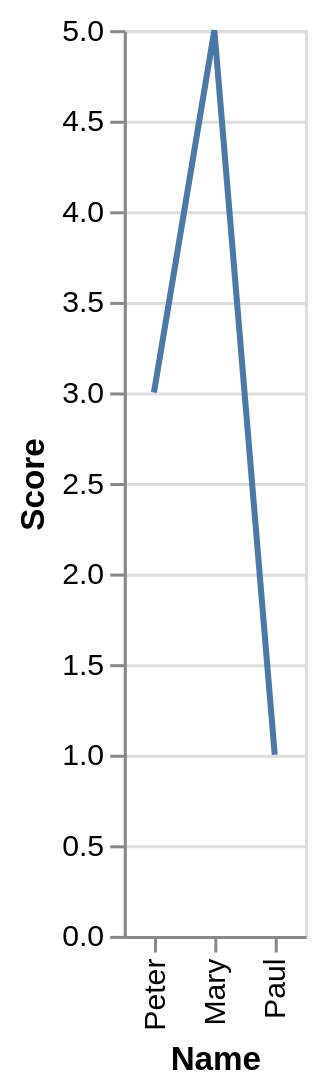

Vega-Lite specification stored for this chart:
### Vega-Lite specification from a JSON file in a GitHub repository (floating-point values rounded to 4 significant figures)
{"$schema": "https://vega.github.io/schema/vega-lite/v3.2.1.json", "data": {"values": [{"Name": "Peter", "Score": 3}, {"Name": "Paul", "Score": 1}, {"Name": "Mary", "Score": 5}]}, "mark": "line", "encoding": {"x": {"type": "nominal", "field": "Name", "sort": ["Peter", "Mary", "Paul"]}, "y": {"type": "quantitative", "field": "Score"}}}
